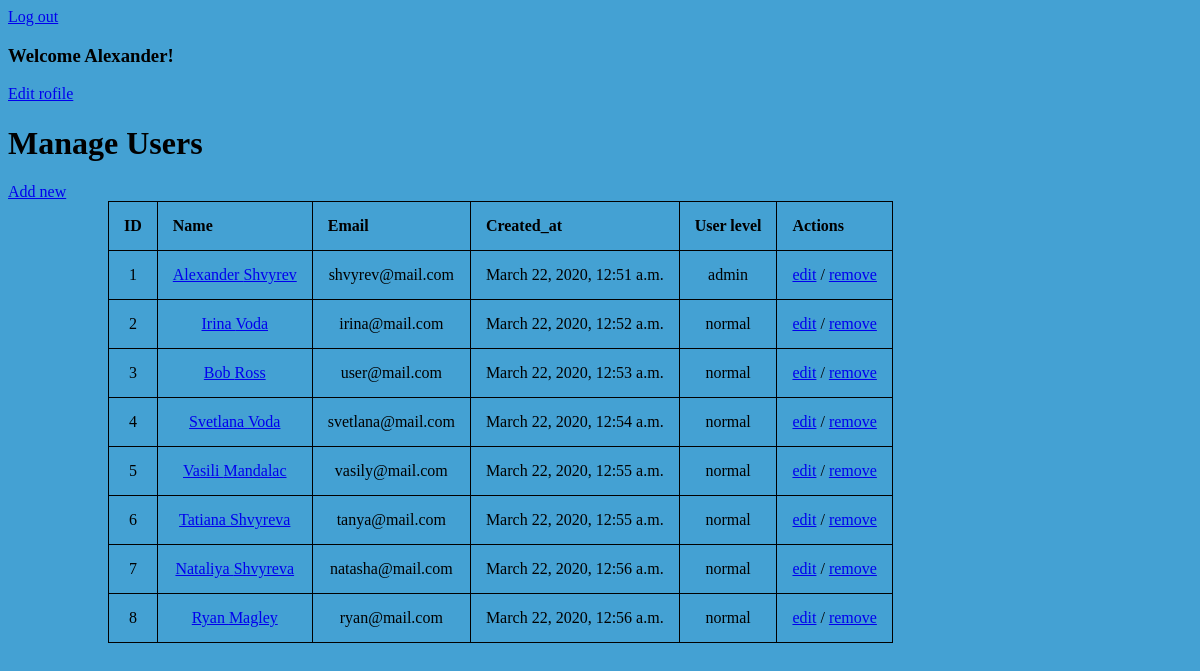
The app's page /dashboard (signed in) with its own data.
### user_app/models.py (models this page shows)
class User(models.Model):
    first_name=models.CharField(max_length=60)
    last_name=models.CharField(max_length=60)
    description = models.TextField()
    admin=models.BooleanField()
    email=models.CharField(max_length=254)
    password=models.CharField(max_length=255)
    created_at = models.DateTimeField(auto_now_add=True)
    updated_at = models.DateTimeField(auto_now=True)
    objects=UserManager()

### user_app/views.py (the view)
# urls.py: path('dashboard', views.dashboard),
def dashboard(request):
    if not 'user_id' in request.session:
        messages.error(request, "Please log in")
        return redirect('/')
    context= {
        'all_users': User.objects.all(),
        'current_user': User.objects.get(id = request.session['user_id'])
    }
    return render(request, 'dashboard.html', context)

### user_app/templates/dashboard.html (shortened to what this page needs)
<!DOCTYPE html>
<html lang="en">
<head>
    {% load static %}
    <link rel="stylesheet" href="{% static 'css/style.css' %}">
</head>
<body style=background-color:rgb(68,161,211)>
    <a href='/logout'>Log out</a>
    <h3>Welcome {{request.session.user_first_name}}!</h3>
    <a href='/users/update/{{current_user.id}}'>Edit rofile</a>
    <h1>Manage Users</h1>
    {% if current_user.admin == True %}
    <a href='/users/new'>Add new</a>
    {% endif %}
    <br>
    <table>
        <thead>
            <th>ID</th>
            <th>Name</th>
            <th>Email</th>
            <th>Created_at</th>
            <th>User level</th>
            {% if current_user.admin == True %}
            <th>Actions</th>
            {% endif %}
        </thead>
        {% for user in all_users %}
        <tr>
            <td>{{user.id}}</td>
            <td><a href='/users/show/{{user.id}}'>{{user.first_name}} {{user.last_name}}</a></td>
            <td>{{user.email}}</td>
            <td>{{user.created_at}}</td>
            {% if user.admin == True %}
            <td>admin</td>
            {% else %}
            <td>normal</td>
            {% endif %}
            {% if current_user.admin == True %}
            <td><a href='/users/update/{{user.id}}'>edit</a>  /  <a class='delete_user' href='/users/remove/{{user.id}}'>remove</a></td>
            {% endif %}
        </tr>
        {% endfor %}
    </table>
</body>
</html>

### user_app/static/css/style.css (style rules this page uses)
body { width: 95%; }
table { margin-left: 100px; text-align: center; border-spacing: 5px; }
table, th, td { border: 1px solid black; border-collapse: collapse; }
th, td { padding: 15px; }
th { text-align: left; }

### records on screen
User: session.user_first_name "Alexander", id "1", first_name "Alexander", last_name "Shvyrev", email "shvyrev@mail.com", created_at "March 22, 2020, 12:51 a.m.", admin "admin"
User: id "2", first_name "Irina", last_name "Voda", email "irina@mail.com", created_at "March 22, 2020, 12:52 a.m.", admin "normal"
User: id "3", first_name "Bob", last_name "Ross", email "user@mail.com", created_at "March 22, 2020, 12:53 a.m.", admin "normal"
User: id "4", first_name "Svetlana", last_name "Voda", email "svetlana@mail.com", created_at "March 22, 2020, 12:54 a.m.", admin "normal"
User: id "5", first_name "Vasili", last_name "Mandalac", email "vasily@mail.com", created_at "March 22, 2020, 12:55 a.m.", admin "normal"
User: id "6", first_name "Tatiana", last_name "Shvyreva", email "tanya@mail.com", created_at "March 22, 2020, 12:55 a.m.", admin "normal"
User: id "7", first_name "Nataliya", last_name "Shvyreva", email "natasha@mail.com", created_at "March 22, 2020, 12:56 a.m.", admin "normal"
User: id "8", first_name "Ryan", last_name "Magley", email "ryan@mail.com", created_at "March 22, 2020, 12:56 a.m.", admin "normal"
